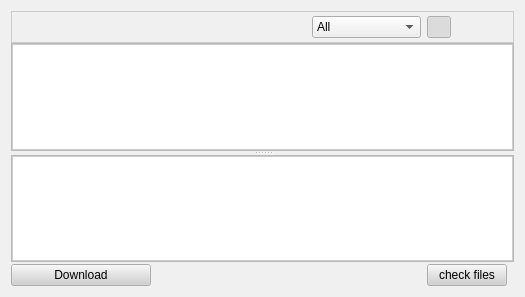
<?xml version="1.0" encoding="UTF-8"?>
<ui version="4.0">
 <class>SharedFilesDialog</class>
 <widget class="QWidget" name="SharedFilesDialog">
  <property name="geometry">
   <rect>
    <x>0</x>
    <y>0</y>
    <width>525</width>
    <height>297</height>
   </rect>
  </property>
  <property name="sizePolicy">
   <sizepolicy hsizetype="Expanding" vsizetype="Expanding">
    <horstretch>0</horstretch>
    <verstretch>0</verstretch>
   </sizepolicy>
  </property>
  <property name="palette">
   <palette>
    <active>
     <colorrole role="WindowText">
      <brush brushstyle="SolidPattern">
       <color alpha="255">
        <red>0</red>
        <green>0</green>
        <blue>0</blue>
       </color>
      </brush>
     </colorrole>
     <colorrole role="Button">
      <brush brushstyle="SolidPattern">
       <color alpha="255">
        <red>208</red>
        <green>208</green>
        <blue>208</blue>
       </color>
      </brush>
     </colorrole>
     <colorrole role="Light">
      <brush brushstyle="SolidPattern">
       <color alpha="255">
        <red>255</red>
        <green>255</green>
        <blue>255</blue>
       </color>
      </brush>
     </colorrole>
     <colorrole role="Midlight">
      <brush brushstyle="SolidPattern">
       <color alpha="255">
        <red>247</red>
        <green>247</green>
        <blue>247</blue>
       </color>
      </brush>
     </colorrole>
     <colorrole role="Dark">
      <brush brushstyle="SolidPattern">
       <color alpha="255">
        <red>104</red>
        <green>104</green>
        <blue>104</blue>
       </color>
      </brush>
     </colorrole>
     <colorrole role="Mid">
      <brush brushstyle="SolidPattern">
       <color alpha="255">
        <red>139</red>
        <green>139</green>
        <blue>139</blue>
       </color>
      </brush>
     </colorrole>
     <colorrole role="Text">
      <brush brushstyle="SolidPattern">
       <color alpha="255">
        <red>0</red>
        <green>0</green>
        <blue>0</blue>
       </color>
      </brush>
     </colorrole>
     <colorrole role="BrightText">
      <brush brushstyle="SolidPattern">
       <color alpha="255">
        <red>255</red>
        <green>255</green>
        <blue>255</blue>
       </color>
      </brush>
     </colorrole>
     <colorrole role="ButtonText">
      <brush brushstyle="SolidPattern">
       <color alpha="255">
        <red>0</red>
        <green>0</green>
        <blue>0</blue>
       </color>
      </brush>
     </colorrole>
     <colorrole role="Base">
      <brush brushstyle="SolidPattern">
       <color alpha="255">
        <red>255</red>
        <green>255</green>
        <blue>255</blue>
       </color>
      </brush>
     </colorrole>
     <colorrole role="Window">
      <brush brushstyle="SolidPattern">
       <color alpha="255">
        <red>240</red>
        <green>240</green>
        <blue>240</blue>
       </color>
      </brush>
     </colorrole>
     <colorrole role="Shadow">
      <brush brushstyle="SolidPattern">
       <color alpha="255">
        <red>0</red>
        <green>0</green>
        <blue>0</blue>
       </color>
      </brush>
     </colorrole>
     <colorrole role="Highlight">
      <brush brushstyle="SolidPattern">
       <color alpha="255">
        <red>0</red>
        <green>0</green>
        <blue>128</blue>
       </color>
      </brush>
     </colorrole>
     <colorrole role="HighlightedText">
      <brush brushstyle="SolidPattern">
       <color alpha="255">
        <red>255</red>
        <green>255</green>
        <blue>255</blue>
       </color>
      </brush>
     </colorrole>
     <colorrole role="Link">
      <brush brushstyle="SolidPattern">
       <color alpha="255">
        <red>0</red>
        <green>0</green>
        <blue>255</blue>
       </color>
      </brush>
     </colorrole>
     <colorrole role="LinkVisited">
      <brush brushstyle="SolidPattern">
       <color alpha="255">
        <red>255</red>
        <green>0</green>
        <blue>255</blue>
       </color>
      </brush>
     </colorrole>
     <colorrole role="AlternateBase">
      <brush brushstyle="SolidPattern">
       <color alpha="255">
        <red>231</red>
        <green>231</green>
        <blue>231</blue>
       </color>
      </brush>
     </colorrole>
    </active>
    <inactive>
     <colorrole role="WindowText">
      <brush brushstyle="SolidPattern">
       <color alpha="255">
        <red>0</red>
        <green>0</green>
        <blue>0</blue>
       </color>
      </brush>
     </colorrole>
     <colorrole role="Button">
      <brush brushstyle="SolidPattern">
       <color alpha="255">
        <red>208</red>
        <green>208</green>
        <blue>208</blue>
       </color>
      </brush>
     </colorrole>
     <colorrole role="Light">
      <brush brushstyle="SolidPattern">
       <color alpha="255">
        <red>255</red>
        <green>255</green>
        <blue>255</blue>
       </color>
      </brush>
     </colorrole>
     <colorrole role="Midlight">
      <brush brushstyle="SolidPattern">
       <color alpha="255">
        <red>247</red>
        <green>247</green>
        <blue>247</blue>
       </color>
      </brush>
     </colorrole>
     <colorrole role="Dark">
      <brush brushstyle="SolidPattern">
       <color alpha="255">
        <red>104</red>
        <green>104</green>
        <blue>104</blue>
       </color>
      </brush>
     </colorrole>
     <colorrole role="Mid">
      <brush brushstyle="SolidPattern">
       <color alpha="255">
        <red>139</red>
        <green>139</green>
        <blue>139</blue>
       </color>
      </brush>
     </colorrole>
     <colorrole role="Text">
      <brush brushstyle="SolidPattern">
       <color alpha="255">
        <red>0</red>
        <green>0</green>
        <blue>0</blue>
       </color>
      </brush>
     </colorrole>
     <colorrole role="BrightText">
      <brush brushstyle="SolidPattern">
       <color alpha="255">
        <red>255</red>
        <green>255</green>
        <blue>255</blue>
       </color>
      </brush>
     </colorrole>
     <colorrole role="ButtonText">
      <brush brushstyle="SolidPattern">
       <color alpha="255">
        <red>0</red>
        <green>0</green>
        <blue>0</blue>
       </color>
      </brush>
     </colorrole>
     <colorrole role="Base">
      <brush brushstyle="SolidPattern">
       <color alpha="255">
        <red>255</red>
        <green>255</green>
        <blue>255</blue>
       </color>
      </brush>
     </colorrole>
     <colorrole role="Window">
      <brush brushstyle="SolidPattern">
       <color alpha="255">
        <red>240</red>
        <green>240</green>
        <blue>240</blue>
       </color>
      </brush>
     </colorrole>
     <colorrole role="Shadow">
      <brush brushstyle="SolidPattern">
       <color alpha="255">
        <red>0</red>
        <green>0</green>
        <blue>0</blue>
       </color>
      </brush>
     </colorrole>
     <colorrole role="Highlight">
      <brush brushstyle="SolidPattern">
       <color alpha="255">
        <red>192</red>
        <green>192</green>
        <blue>192</blue>
       </color>
      </brush>
     </colorrole>
     <colorrole role="HighlightedText">
      <brush brushstyle="SolidPattern">
       <color alpha="255">
        <red>0</red>
        <green>0</green>
        <blue>0</blue>
       </color>
      </brush>
     </colorrole>
     <colorrole role="Link">
      <brush brushstyle="SolidPattern">
       <color alpha="255">
        <red>0</red>
        <green>0</green>
        <blue>255</blue>
       </color>
      </brush>
     </colorrole>
     <colorrole role="LinkVisited">
      <brush brushstyle="SolidPattern">
       <color alpha="255">
        <red>255</red>
        <green>0</green>
        <blue>255</blue>
       </color>
      </brush>
     </colorrole>
     <colorrole role="AlternateBase">
      <brush brushstyle="SolidPattern">
       <color alpha="255">
        <red>231</red>
        <green>231</green>
        <blue>231</blue>
       </color>
      </brush>
     </colorrole>
    </inactive>
    <disabled>
     <colorrole role="WindowText">
      <brush brushstyle="SolidPattern">
       <color alpha="255">
        <red>104</red>
        <green>104</green>
        <blue>104</blue>
       </color>
      </brush>
     </colorrole>
     <colorrole role="Button">
      <brush brushstyle="SolidPattern">
       <color alpha="255">
        <red>208</red>
        <green>208</green>
        <blue>208</blue>
       </color>
      </brush>
     </colorrole>
     <colorrole role="Light">
      <brush brushstyle="SolidPattern">
       <color alpha="255">
        <red>255</red>
        <green>255</green>
        <blue>255</blue>
       </color>
      </brush>
     </colorrole>
     <colorrole role="Midlight">
      <brush brushstyle="SolidPattern">
       <color alpha="255">
        <red>247</red>
        <green>247</green>
        <blue>247</blue>
       </color>
      </brush>
     </colorrole>
     <colorrole role="Dark">
      <brush brushstyle="SolidPattern">
       <color alpha="255">
        <red>104</red>
        <green>104</green>
        <blue>104</blue>
       </color>
      </brush>
     </colorrole>
     <colorrole role="Mid">
      <brush brushstyle="SolidPattern">
       <color alpha="255">
        <red>139</red>
        <green>139</green>
        <blue>139</blue>
       </color>
      </brush>
     </colorrole>
     <colorrole role="Text">
      <brush brushstyle="SolidPattern">
       <color alpha="255">
        <red>104</red>
        <green>104</green>
        <blue>104</blue>
       </color>
      </brush>
     </colorrole>
     <colorrole role="BrightText">
      <brush brushstyle="SolidPattern">
       <color alpha="255">
        <red>255</red>
        <green>255</green>
        <blue>255</blue>
       </color>
      </brush>
     </colorrole>
     <colorrole role="ButtonText">
      <brush brushstyle="SolidPattern">
       <color alpha="255">
        <red>104</red>
        <green>104</green>
        <blue>104</blue>
       </color>
      </brush>
     </colorrole>
     <colorrole role="Base">
      <brush brushstyle="SolidPattern">
       <color alpha="255">
        <red>240</red>
        <green>240</green>
        <blue>240</blue>
       </color>
      </brush>
     </colorrole>
     <colorrole role="Window">
      <brush brushstyle="SolidPattern">
       <color alpha="255">
        <red>240</red>
        <green>240</green>
        <blue>240</blue>
       </color>
      </brush>
     </colorrole>
     <colorrole role="Shadow">
      <brush brushstyle="SolidPattern">
       <color alpha="255">
        <red>0</red>
        <green>0</green>
        <blue>0</blue>
       </color>
      </brush>
     </colorrole>
     <colorrole role="Highlight">
      <brush brushstyle="SolidPattern">
       <color alpha="255">
        <red>0</red>
        <green>0</green>
        <blue>128</blue>
       </color>
      </brush>
     </colorrole>
     <colorrole role="HighlightedText">
      <brush brushstyle="SolidPattern">
       <color alpha="255">
        <red>255</red>
        <green>255</green>
        <blue>255</blue>
       </color>
      </brush>
     </colorrole>
     <colorrole role="Link">
      <brush brushstyle="SolidPattern">
       <color alpha="255">
        <red>0</red>
        <green>0</green>
        <blue>255</blue>
       </color>
      </brush>
     </colorrole>
     <colorrole role="LinkVisited">
      <brush brushstyle="SolidPattern">
       <color alpha="255">
        <red>255</red>
        <green>0</green>
        <blue>255</blue>
       </color>
      </brush>
     </colorrole>
     <colorrole role="AlternateBase">
      <brush brushstyle="SolidPattern">
       <color alpha="255">
        <red>231</red>
        <green>231</green>
        <blue>231</blue>
       </color>
      </brush>
     </colorrole>
    </disabled>
   </palette>
  </property>
  <property name="contextMenuPolicy">
   <enum>Qt::NoContextMenu</enum>
  </property>
  <layout class="QGridLayout" name="gridLayout_5">
   <property name="verticalSpacing">
    <number>0</number>
   </property>
   <item row="0" column="0">
    <widget class="QFrame" name="frame">
     <property name="sizePolicy">
      <sizepolicy hsizetype="Expanding" vsizetype="Expanding">
       <horstretch>0</horstretch>
       <verstretch>0</verstretch>
      </sizepolicy>
     </property>
     <property name="minimumSize">
      <size>
       <width>0</width>
       <height>32</height>
      </size>
     </property>
     <property name="maximumSize">
      <size>
       <width>16777215</width>
       <height>32</height>
      </size>
     </property>
     <property name="styleSheet">
      <string notr="true">QFrame#frame{ 
background-color: qlineargradient(x1:0, y1:0, x2:0, y2:1,
stop:0 #FEFEFE, stop:1 #E8E8E8);

border: 1px solid #CCCCCC;}</string>
     </property>
     <layout class="QGridLayout" name="gridLayout_3">
      <property name="margin">
       <number>2</number>
      </property>
      <property name="verticalSpacing">
       <number>6</number>
      </property>
      <item row="0" column="0">
       <widget class="QLabel" name="labelicon">
        <property name="maximumSize">
         <size>
          <width>24</width>
          <height>24</height>
         </size>
        </property>
        <property name="text">
         <string/>
        </property>
        <property name="pixmap">
         <pixmap resource="images.qrc">:/images/fileshare24.png</pixmap>
        </property>
        <property name="scaledContents">
         <bool>true</bool>
        </property>
       </widget>
      </item>
      <item row="0" column="1">
       <widget class="QLabel" name="labeltext">
        <property name="maximumSize">
         <size>
          <width>16777215</width>
          <height>16</height>
         </size>
        </property>
<!--        <property name="font">
         <font>
          <family>Arial</family>
          <pointsize>10</pointsize>
         </font>
        </property>
        <property name="text">
         <string>&lt;!DOCTYPE HTML PUBLIC &quot;-//W3C//DTD HTML 4.0//EN&quot; &quot;http://www.w3.org/TR/REC-html40/strict.dtd&quot;&gt;
&lt;html&gt;&lt;head&gt;&lt;meta name=&quot;qrichtext&quot; content=&quot;1&quot; /&gt;&lt;style type=&quot;text/css&quot;&gt;
p, li { white-space: pre-wrap; }
&lt;/style&gt;&lt;/head&gt;&lt;body style=&quot; font-family:'Arial'; font-size:11pt; font-weight:400; font-style:normal;&quot;&gt;
&lt;p style=&quot; margin-top:0px; margin-bottom:0px; margin-left:0px; margin-right:0px; -qt-block-indent:0; text-indent:0px;&quot;&gt;&lt;span style=&quot; font-family:'MS Shell Dlg 2'; font-weight:600;&quot;&gt;Files&lt;/span&gt;&lt;/p&gt;&lt;/body&gt;&lt;/html&gt;</string>
        </property>-->
       </widget>
      </item>
      <item row="0" column="2">
       <spacer name="horizontalSpacer">
        <property name="orientation">
         <enum>Qt::Horizontal</enum>
        </property>
        <property name="sizeType">
         <enum>QSizePolicy::Expanding</enum>
        </property>
        <property name="sizeHint" stdset="0">
         <size>
          <width>100</width>
          <height>20</height>
         </size>
        </property>
       </spacer>
      </item>
      <item row="0" column="4">
       <widget class="QPushButton" name="splittedButton">
        <property name="maximumSize">
         <size>
          <width>24</width>
          <height>24</height>
         </size>
        </property>
        <property name="toolTip">
         <string>Splitted View</string>
        </property>
        <property name="text">
         <string/>
        </property>
        <property name="icon">
         <iconset resource="images.qrc">
          <normaloff>:/images/view_split_top_bottom.png</normaloff>:/images/view_split_top_bottom.png</iconset>
        </property>
        <property name="checkable">
         <bool>true</bool>
        </property>
        <property name="checked">
         <bool>true</bool>
        </property>
        <property name="flat">
         <bool>true</bool>
        </property>
       </widget>
      </item>
      <item row="0" column="5">
       <widget class="QPushButton" name="remoteButton">
        <property name="maximumSize">
         <size>
          <width>24</width>
          <height>24</height>
         </size>
        </property>
        <property name="toolTip">
         <string>Friends Folders</string>
        </property>
        <property name="text">
         <string/>
        </property>
        <property name="icon">
         <iconset resource="images.qrc">
          <normaloff>:/images/friendsfolder24.png</normaloff>:/images/friendsfolder24.png</iconset>
        </property>
        <property name="checkable">
         <bool>true</bool>
        </property>
        <property name="checked">
         <bool>false</bool>
        </property>
        <property name="flat">
         <bool>true</bool>
        </property>
       </widget>
      </item>
      <item row="0" column="6">
       <widget class="QPushButton" name="localButton">
        <property name="maximumSize">
         <size>
          <width>24</width>
          <height>24</height>
         </size>
        </property>
        <property name="toolTip">
         <string>My Folders</string>
        </property>
        <property name="text">
         <string/>
        </property>
        <property name="icon">
         <iconset resource="images.qrc">
          <normaloff>:/images/folder16.png</normaloff>:/images/folder16.png</iconset>
        </property>
        <property name="checkable">
         <bool>true</bool>
        </property>
        <property name="checked">
         <bool>false</bool>
        </property>
        <property name="flat">
         <bool>true</bool>
        </property>
       </widget>
      </item>
      <item row="0" column="3">
       <widget class="QComboBox" name="indicatorCBox">
        <item>
         <property name="text">
          <string>All</string>
         </property>
         <property name="icon">
          <iconset resource="images.qrc">
           <normaloff>:/images/view_calendar_list.png</normaloff>:/images/view_calendar_list.png</iconset>
         </property>
        </item>
        <item>
         <property name="text">
          <string>One day old</string>
         </property>
         <property name="icon">
          <iconset resource="images.qrc">
           <normaloff>:/images/view_calendar_day.png</normaloff>:/images/view_calendar_day.png</iconset>
         </property>
        </item>
        <item>
         <property name="text">
          <string>One Week old</string>
         </property>
         <property name="icon">
          <iconset resource="images.qrc">
           <normaloff>:/images/view_calendar_week.png</normaloff>:/images/view_calendar_week.png</iconset>
         </property>
        </item>
        <item>
         <property name="text">
          <string>One month old</string>
         </property>
         <property name="icon">
          <iconset resource="images.qrc">
           <normaloff>:/images/view_calendar_month.png</normaloff>:/images/view_calendar_month.png</iconset>
         </property>
        </item>
       </widget>
      </item>
     </layout>
    </widget>
   </item>
   <item row="1" column="0">
    <widget class="QSplitter" name="splitter">
     <property name="styleSheet">
      <string notr="true"/>
     </property>
     <property name="orientation">
      <enum>Qt::Vertical</enum>
     </property>
     <widget class="QFrame" name="remoteframe">
      <property name="frameShape">
       <enum>QFrame::StyledPanel</enum>
      </property>
      <property name="frameShadow">
       <enum>QFrame::Raised</enum>
      </property>
      <layout class="QGridLayout" name="gridLayout">
       <property name="margin">
        <number>0</number>
       </property>
       <item row="0" column="0">
        <widget class="QTreeView" name="remoteDirTreeView">
         <property name="sizePolicy">
          <sizepolicy hsizetype="Expanding" vsizetype="Expanding">
           <horstretch>4</horstretch>
           <verstretch>0</verstretch>
          </sizepolicy>
         </property>
         <property name="contextMenuPolicy">
          <enum>Qt::CustomContextMenu</enum>
         </property>
         <property name="styleSheet">
          <string notr="true">#remoteDirTreeView{border: 1px solid #CCCCCC;
background: white;}</string>
         </property>
         <property name="dragEnabled">
          <bool>true</bool>
         </property>
         <property name="dragDropMode">
          <enum>QAbstractItemView::DragOnly</enum>
         </property>
         <property name="alternatingRowColors">
          <bool>false</bool>
         </property>
         <property name="autoExpandDelay">
          <number>0</number>
         </property>
         <property name="itemsExpandable">
          <bool>true</bool>
         </property>
         <property name="sortingEnabled">
          <bool>true</bool>
         </property>
        </widget>
       </item>
      </layout>
     </widget>
     <widget class="QFrame" name="localframe">
      <property name="frameShape">
       <enum>QFrame::StyledPanel</enum>
      </property>
      <property name="frameShadow">
       <enum>QFrame::Raised</enum>
      </property>
      <layout class="QGridLayout" name="gridLayout_2">
       <property name="margin">
        <number>0</number>
       </property>
       <item row="0" column="0">
        <widget class="QTreeView" name="localDirTreeView">
         <property name="sizePolicy">
          <sizepolicy hsizetype="Expanding" vsizetype="Expanding">
           <horstretch>0</horstretch>
           <verstretch>0</verstretch>
          </sizepolicy>
         </property>
         <property name="contextMenuPolicy">
          <enum>Qt::CustomContextMenu</enum>
         </property>
         <property name="acceptDrops">
          <bool>false</bool>
         </property>
         <property name="styleSheet">
          <string notr="true">#localDirTreeView{border: 1px solid #CCCCCC;
background: white;}</string>
         </property>
         <property name="dragEnabled">
          <bool>true</bool>
         </property>
         <property name="dragDropMode">
          <enum>QAbstractItemView::DragOnly</enum>
         </property>
         <property name="alternatingRowColors">
          <bool>false</bool>
         </property>
         <property name="selectionMode">
          <enum>QAbstractItemView::ContiguousSelection</enum>
         </property>
         <property name="sortingEnabled">
          <bool>true</bool>
         </property>
        </widget>
       </item>
      </layout>
     </widget>
    </widget>
   </item>
   <item row="2" column="0">
    <layout class="QGridLayout" name="gridLayout_4">
     <property name="topMargin">
      <number>2</number>
     </property>
     <item row="0" column="0">
      <widget class="QPushButton" name="downloadButton">
       <property name="minimumSize">
        <size>
         <width>140</width>
         <height>0</height>
        </size>
       </property>
       <property name="maximumSize">
        <size>
         <width>16777215</width>
         <height>28</height>
        </size>
       </property>
       <property name="toolTip">
        <string>Download selected</string>
       </property>
       <property name="text">
        <string>Download</string>
       </property>
       <property name="icon">
        <iconset resource="images.qrc">
         <normaloff>:/images/download16.png</normaloff>:/images/download16.png</iconset>
       </property>
      </widget>
     </item>
     <item row="0" column="1">
      <spacer>
       <property name="orientation">
        <enum>Qt::Horizontal</enum>
       </property>
       <property name="sizeHint" stdset="0">
        <size>
         <width>391</width>
         <height>20</height>
        </size>
       </property>
      </spacer>
     </item>
     <item row="0" column="2">
      <widget class="QPushButton" name="checkButton">
       <property name="text">
        <string>check files</string>
       </property>
      </widget>
     </item>
     <item row="0" column="3">
      <widget class="QLabel" name="hashLabel">
       <property name="text">
        <string/>
       </property>
      </widget>
     </item>
    </layout>
   </item>
  </layout>
 </widget>
 <resources>
  <include location="images.qrc"/>
 </resources>
 <connections/>
</ui>
